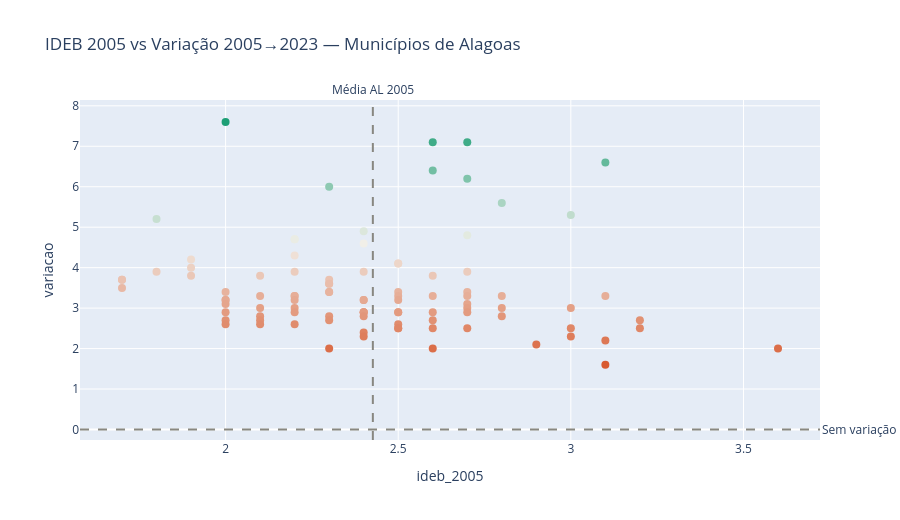

Notebook source saved alongside this figure:
### Code cell
fig = px.scatter(
    variacao,
    x="ideb_2005",
    y="variacao",
    #text="NO_MUNICIPIO",
    color="variacao",
    color_continuous_scale=["#D85A30", "#F1EFE8", "#1D9E75"],
    title="IDEB 2005 vs Variação 2005→2023 — Municípios de Alagoas",
    height=520,
    custom_data=["NO_MUNICIPIO", "ideb_2005", "ideb_2023", "variacao"],
)

fig.update_traces(
    marker=dict(size=8),
    hovertemplate=(
        "<b>%{customdata[0]}</b><br>"
        "IDEB 2005: %{customdata[1]:.2f}<br>"
        "IDEB 2023: %{customdata[2]:.2f}<br>"
        "Variação:  %{customdata[3]:.2f}<br>"
        "<extra></extra>"
    ),
)

# Linha de referência: variação zero
fig.add_hline(
    y=0, line_dash="dash", line_color="#888780",
    annotation_text="Sem variação",
    annotation_position="right",
)

# Linha de referência: média AL em 2005
fig.add_vline(
    x=al_ai[al_ai["ano"] == 2005]["ideb_al"].values[0],
    line_dash="dash", line_color="#888780",
    annotation_text="Média AL 2005",
    annotation_position="top",
)

fig.update_traces(marker=dict(size=8))
fig.update_coloraxes(showscale=False)
fig.update_layout(showlegend=False)
fig.show()

### Figure 1 — Plotly figure (JSON) as saved in the notebook; plotly's stock layout.template omitted (floating-point values rounded to 4 significant figures; data arrays with more than 128 entries replaced by an {"elided": "..."} marker saying what was removed)
{"data": [{"customdata": {"elided": "96x4 mixed values"}, "hovertemplate": "<b>%{customdata[0]}</b><br>IDEB 2005: %{customdata[1]:.2f}<br>IDEB 2023: %{customdata[2]:.2f}<br>Variação:  %{customdata[3]:.2f}<br><extra></extra>", "legendgroup": "", "marker": {"color": [7.6, 7.1, 7.1, 6.6, 6.4, 6.2, 6.0, 5.6, 5.3, 5.2, 4.9, 4.8, 4.7, 4.7, 4.6, 4.3, 4.2, 4.1, 4.1, 4.0, 3.9, 3.9, 3.9, 3.9, 3.8, 3.8, 3.8, 3.7, 3.7, 3.7, 3.6, 3.6, 3.5, 3.4, 3.4, 3.4, 3.4, 3.4, 3.3, 3.3, 3.3, 3.3, 3.3, 3.3, 3.3, 3.3, 3.2, 3.2, 3.2, 3.2, 3.2, 3.2, 3.1, 3.1, 3.0, 3.0, 3.0, 3.0, 3.0, 2.9, 2.9, 2.9, 2.9, 2.9, 2.9, 2.9, 2.9, 2.9, 2.8, 2.8, 2.8, 2.8, 2.7, 2.7, 2.7, 2.7, 2.7, 2.6, 2.6, 2.6, 2.6, 2.5, 2.5, 2.5, 2.5, 2.5, 2.5, 2.4, 2.3, 2.3, 2.2, 2.1, 2.0, 2.0, 2.0, 1.6], "coloraxis": "coloraxis", "size": 8, "symbol": "circle"}, "mode": "markers", "name": "", "orientation": "v", "showlegend": false, "type": "scatter", "x": [2.0, 2.7, 2.6, 3.1, 2.6, 2.7, 2.3, 2.8, 3.0, 1.8, 2.4, 2.7, 2.2, 2.2, 2.4, 2.2, 1.9, 2.5, 2.5, 1.9, 1.8, 2.4, 2.7, 2.2, 1.9, 2.1, 2.6, 1.7, 1.7, 2.3, 2.3, 2.3, 1.7, 2.7, 2.3, 2.3, 2.5, 2.0, 2.6, 2.2, 3.1, 2.5, 2.8, 2.1, 2.2, 2.7, 2.4, 2.0, 2.5, 2.4, 2.0, 2.2, 2.0, 2.7, 2.7, 2.2, 2.1, 2.8, 3.0, 2.4, 2.7, 2.4, 2.5, 2.6, 2.0, 2.4, 2.2, 2.5, 2.3, 2.1, 2.4, 2.8, 2.0, 2.1, 2.6, 2.3, 3.2, 2.2, 2.1, 2.0, 2.5, 3.2, 2.5, 2.7, 2.6, 3.0, 2.5, 2.4, 2.4, 3.0, 3.1, 2.9, 2.3, 3.6, 2.6, 3.1], "xaxis": "x", "y": [7.6, 7.1, 7.1, 6.6, 6.4, 6.2, 6.0, 5.6, 5.3, 5.2, 4.9, 4.8, 4.7, 4.7, 4.6, 4.3, 4.2, 4.1, 4.1, 4.0, 3.9, 3.9, 3.9, 3.9, 3.8, 3.8, 3.8, 3.7, 3.7, 3.7, 3.6, 3.6, 3.5, 3.4, 3.4, 3.4, 3.4, 3.4, 3.3, 3.3, 3.3, 3.3, 3.3, 3.3, 3.3, 3.3, 3.2, 3.2, 3.2, 3.2, 3.2, 3.2, 3.1, 3.1, 3.0, 3.0, 3.0, 3.0, 3.0, 2.9, 2.9, 2.9, 2.9, 2.9, 2.9, 2.9, 2.9, 2.9, 2.8, 2.8, 2.8, 2.8, 2.7, 2.7, 2.7, 2.7, 2.7, 2.6, 2.6, 2.6, 2.6, 2.5, 2.5, 2.5, 2.5, 2.5, 2.5, 2.4, 2.3, 2.3, 2.2, 2.1, 2.0, 2.0, 2.0, 1.6], "yaxis": "y"}], "layout": {"annotations": [{"showarrow": false, "text": "Sem variação", "x": 1, "xanchor": "left", "xref": "x domain", "y": 0, "yanchor": "middle", "yref": "y"}, {"showarrow": false, "text": "Média AL 2005", "x": 2.427, "xanchor": "center", "xref": "x", "y": 1, "yanchor": "bottom", "yref": "y domain"}], "coloraxis": {"autocolorscale": false, "colorbar": {"title": {"text": "variacao"}}, "colorscale": [[0, "#D85A30"], [0.5, "#F1EFE8"], [1, "#1D9E75"]], "showscale": false}, "height": 520, "legend": {"tracegroupgap": 0}, "shapes": [{"line": {"color": "#888780", "dash": "dash"}, "type": "line", "x0": 0, "x1": 1, "xref": "x domain", "y0": 0, "y1": 0, "yref": "y"}, {"line": {"color": "#888780", "dash": "dash"}, "type": "line", "x0": 2.427, "x1": 2.427, "xref": "x", "y0": 0, "y1": 1, "yref": "y domain"}], "showlegend": false, "title": {"text": "IDEB 2005 vs Variação 2005→2023 — Municípios de Alagoas"}, "xaxis": {"anchor": "y", "domain": [0, 1], "title": {"text": "ideb_2005"}}, "yaxis": {"anchor": "x", "domain": [0, 1], "title": {"text": "variacao"}}}}
